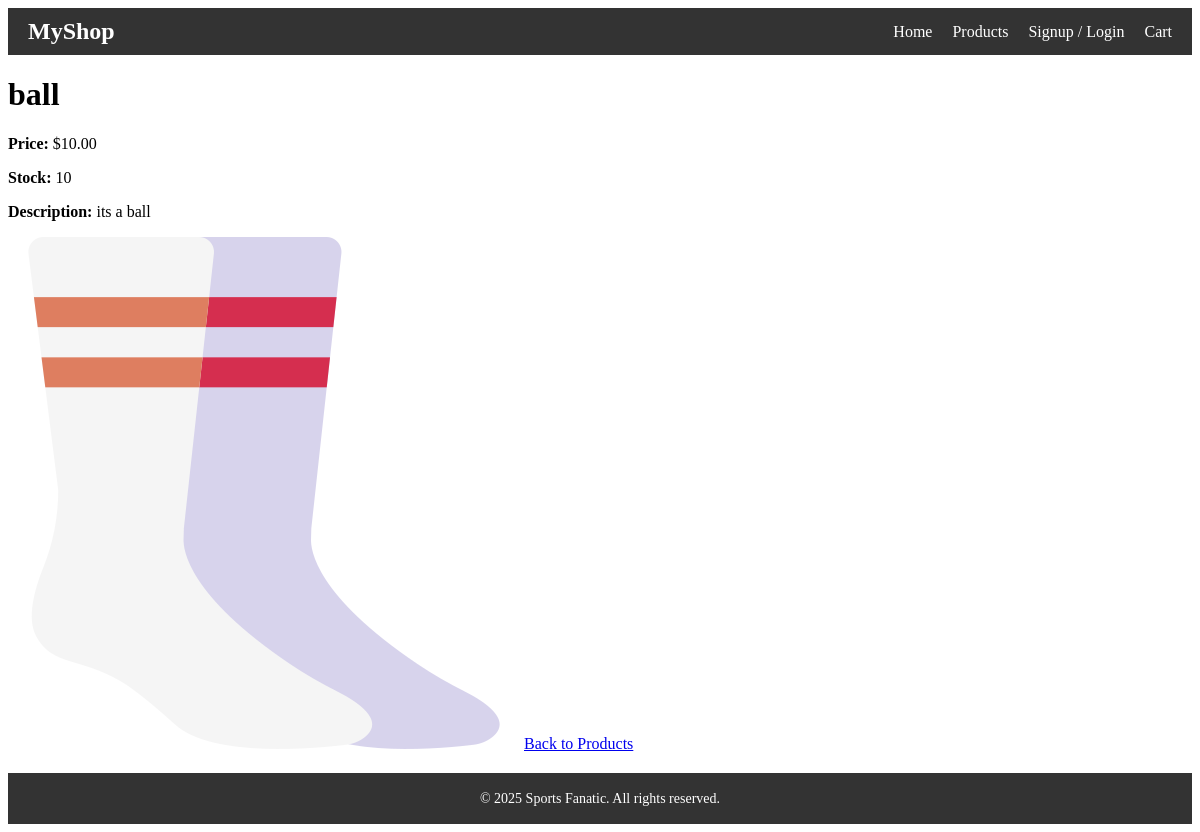
/product/1/, run on the app's committed database.
### store/models.py (models this page shows, shortened)
class Product(models.Model):
    name = models.CharField(max_length=255)
    price = models.DecimalField(max_digits=10, decimal_places=2)
    stock = models.PositiveIntegerField(default=10)
    category = models.CharField(max_length=100, blank=True, null=True)
    image = models.ImageField(upload_to='products/', blank=True, null=True)
    description = models.TextField(blank=True)

### store/views.py (the view)
# urls.py: path('product/<int:product_id>/', views.product_detail, name='product_detail'),
def product_detail(request, product_id):
    product = get_object_or_404(Product, id=product_id)
    return render(request, 'store/product_detail.html', {'product': product})

### store/templates/store/product_detail.html (shortened to what this page needs)
{% extends 'store/base.html' %}
{% load static %}
{% block styles %}
    <link rel="stylesheet" href="{% static 'store/product_detail.css' %}">
{% endblock %}
{% block content %}
    <h1>{{ product.name }}</h1>
    <p><strong>Price:</strong> ${{ product.price }}</p>
    <p><strong>Stock:</strong> {{ product.stock }}</p>
    <p><strong>Description:</strong> {{ product.description }}</p>
    {% if product.image %}
        <img src="{{ product.image.url}}" alt="{{ product.name}}">
    {% endif %}
    <a href="{% url 'product_list' %}">Back to Products</a>
    {% endblock %}

### store/static/store/base.css (style rules this page uses)
body { display: flex; flex-direction: column; min-height: 100vh; }

### data on the page
Product: name "ball", price "10.00", stock "10", description "its a ball", image (picture)
